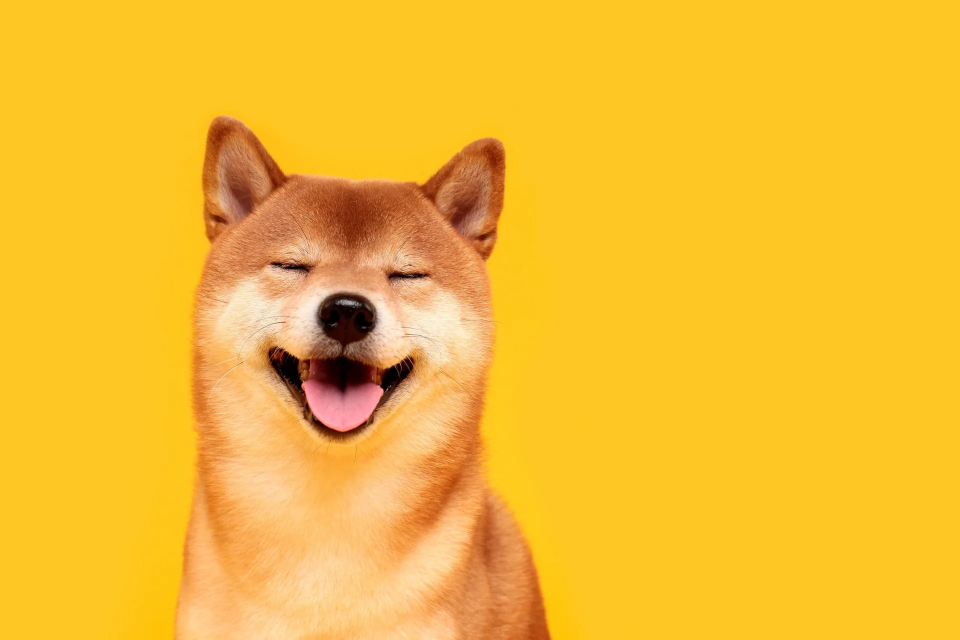
#> input picture zdjecie.jpg, 1920 x 1280 px (shown at 1/2 size)
$ python grafikazadanie.py
#> lines starting #> are read from the running program, lines starting #| are printed output that depends on the picture
import cv2
import matplotlib.pyplot as plt
import numpy as np
import requests
from io import BytesIO

local_filename = "zdjecie.jpg"
url = "http://swiatkotow.pl/gfx/swiatkotow/_thumbs/pl/swiatkotowrasy/78/37/1/ZIh0v5doZJWr1uLXimVl,2009.05.24-0.jpg"

print("Próba wczytania obrazu")
img = cv2.imread(local_filename)
#> img is the input picture: shape (1280, 1920, 3); mean B, G, R 49, 188.1, 246

if img is None:
    print(f"Nie znaleziono pliku {local_filename}. Pobieram z internetu...")
    headers = {'User-Agent': 'Mozilla/5.0'}
    response = requests.get(url, headers=headers)

    if response.status_code == 200:
        img_array = np.asarray(bytearray(response.content), dtype=np.uint8)
        img = cv2.imdecode(img_array, cv2.IMREAD_COLOR)
    else:
        print("Błąd pobierania")
        exit()

img_rgb = cv2.cvtColor(img, cv2.COLOR_BGR2RGB)

plt.figure(figsize=(12, 6))
plt.subplot(1, 2, 1)
plt.imshow(img_rgb)
plt.title("1. Obraz oryginalny")
plt.axis('off')

height, width = img.shape[:2]
#> height = 1280; width = 1920
new_dim = (int(width * 0.5), int(height * 0.5))
#> new_dim = (960, 640)
resized_img = cv2.resize(img, new_dim, interpolation=cv2.INTER_AREA)
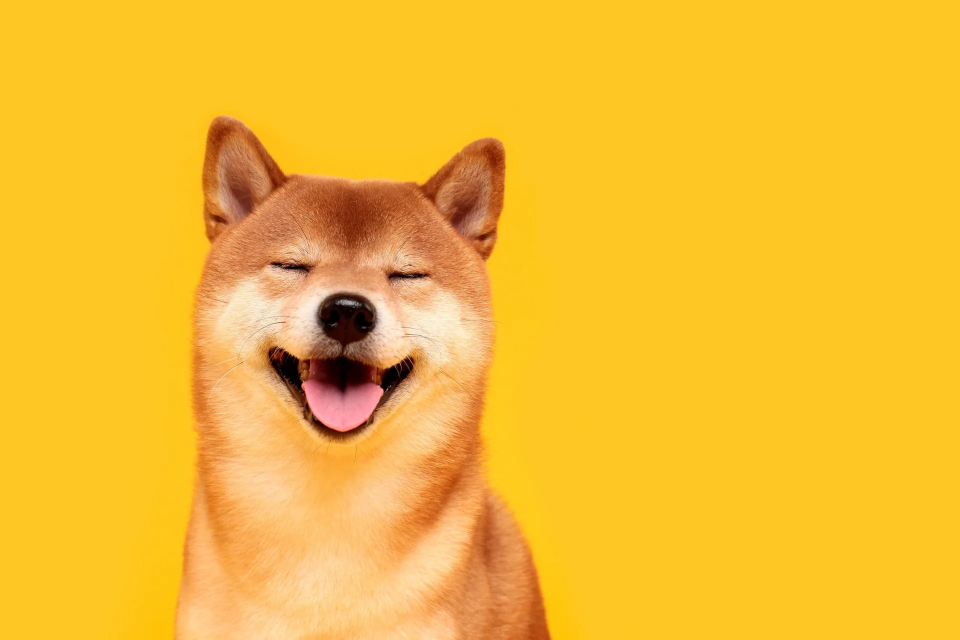
#> resized_img: shape (640, 960, 3); mean B, G, R 49, 188.1, 246
gray_img = cv2.cvtColor(resized_img, cv2.COLOR_BGR2GRAY)
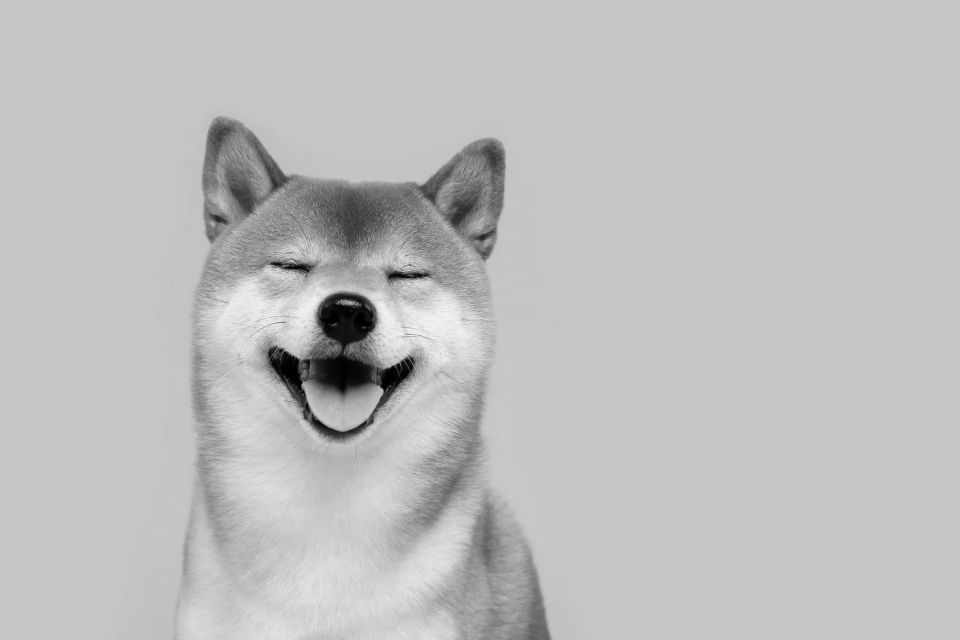
#> gray_img: shape (640, 960); min 0, max 246, mean 189.8

rotated_img = cv2.rotate(gray_img, cv2.ROTATE_90_CLOCKWISE)
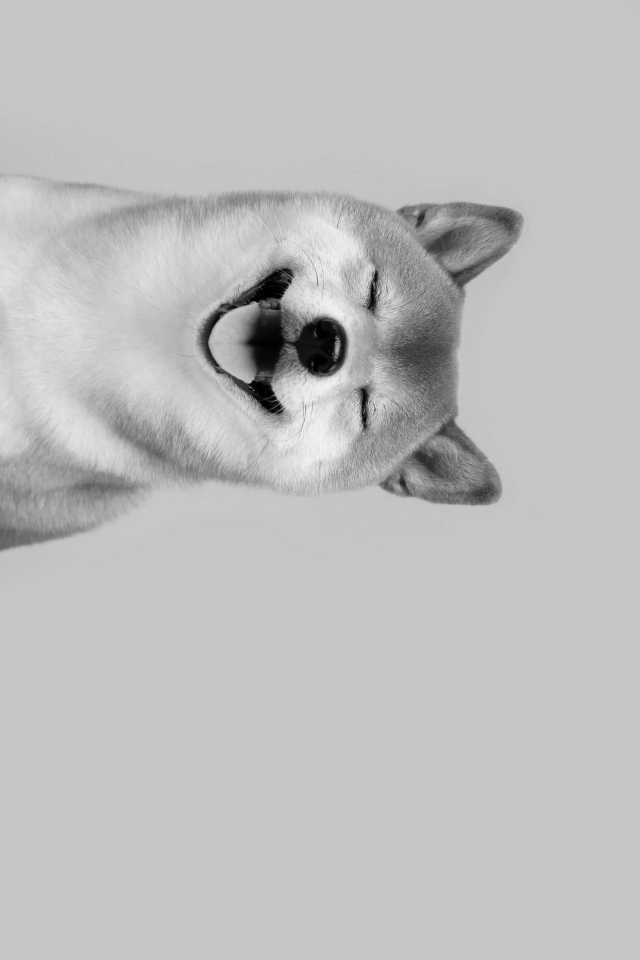
#> rotated_img: shape (960, 640); min 0, max 246, mean 189.8

plt.subplot(1, 2, 2)
plt.imshow(rotated_img, cmap='gray')
plt.title("2. Wynik (-50%, Gray, Obrót)")
plt.axis('off')
plt.show()
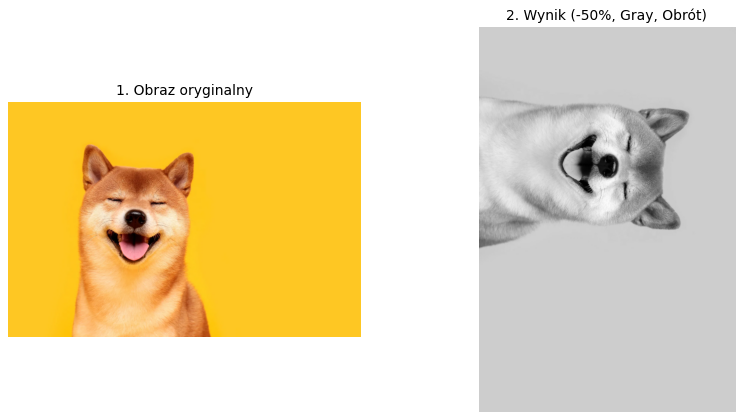
#> figure drawn by matplotlib, 2 panels

print("\n--- MACIERZ OBRAZU (fragment 10x10) ---")
print(rotated_img[:10, :10])
#| [[197 197 197 197 197 197 197 197 197 197]
#|  [197 197 197 197 197 197 197 197 197 197]
#|  [197 197 197 197 197 197 197 197 197 197]
#|  [197 197 197 197 197 197 197 197 197 197]
#|  [197 197 197 197 197 197 197 197 197 197]
#|  [197 197 197 197 197 197 197 197 197 197]
#|  [197 197 197 197 197 197 197 197 197 197]
#|  [197 197 197 197 197 197 197 197 197 197]
#|  [197 197 197 197 197 197 197 197 197 197]
#|  [197 197 197 197 197 197 197 197 197 197]]

print(f"\nPełny wymiar macierzy wynikowej: {rotated_img.shape}")
#| Pełny wymiar macierzy wynikowej: (960, 640)
print("Gotowe")
